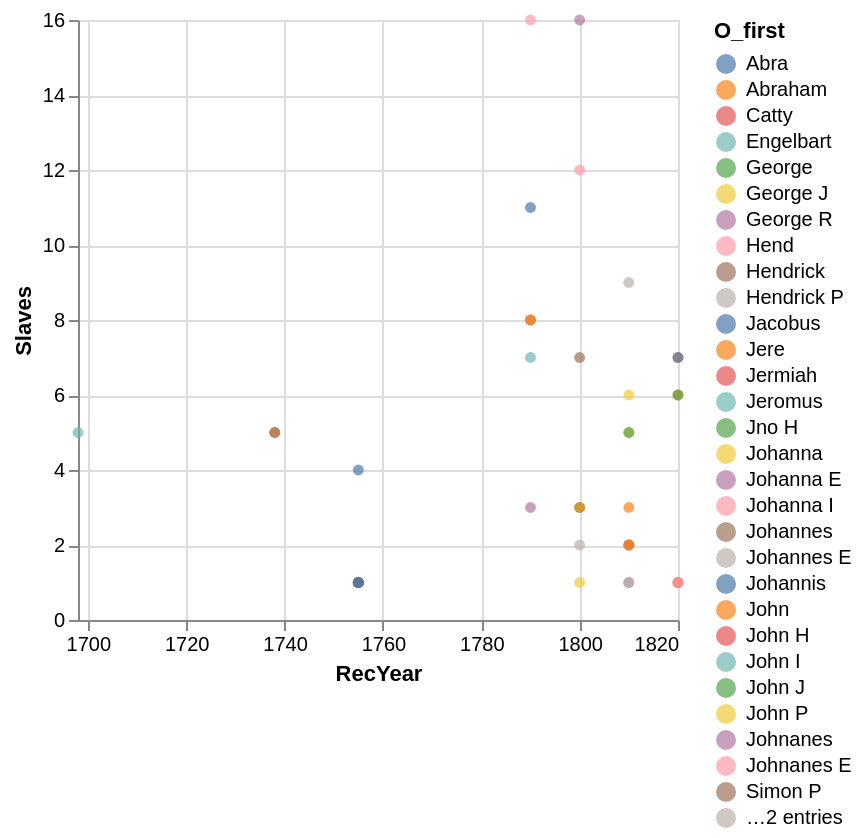

Notebook source saved alongside this figure:
### Code cell
scatter

### Figure 1 — Vega-Lite specification as saved in the notebook (floating-point values rounded to 4 significant figures)
{"config": {"view": {"continuousWidth": 300, "continuousHeight": 300}}, "data": {"name": "data-725ca583b5a5c24cff1b955738f74902"}, "mark": {"type": "circle"}, "encoding": {"color": {"field": "O_first", "type": "nominal"}, "x": {"field": "RecYear", "scale": {"zero": false}, "type": "temporal"}, "y": {"field": "Slaves", "type": "quantitative"}}, "$schema": "https://vega.github.io/schema/vega-lite/v6.1.0.json", "datasets": {"data-725ca583b5a5c24cff1b955738f74902": [{"Column": 33, "State": "NY", "Recnum": 138979, "Type": "Enslaver", "RecYear": "1738-01-01T00:00:00", "O_code": "NY_LottAbra_01", "O_last": "Lott", "O_first": "Abraham", "O_born": null, "O_died": null, "O_Gen": NaN, "A_last": null, "A_first": null, "A_born": null, "A_died": null, "CountyBoro": "Kings", "Locality": "Brooklyn", "Place": "Flatbush", "ShipName": null, "Cemetery": NaN, "Art_Site": null, "Slaves": 5.0, "Sm": null, "Sf": 2.0, "Smc": 2.0, "Sfc": 1.0, "E_code": null, "E_last": null, "E_first": null, "E_born": null, "E_died": null, "Fam": null, "E_sibling": null, "E_parent": null, "E_spouse": null, "GenPop": null, "Document": "Conway, Rosanne: Lists of Inhabitants of Colonial New York (Genealogical Publishing, Baltimore, 1979) page  237", "URL": NaN, "Comment": null, "Tag": null, "Related": null, "Cohort": "Addition_20240126", "CountRec": 1}, {"Column": 34, "State": "NY", "Recnum": 138957, "Type": "Enslaver", "RecYear": "1698-01-01T00:00:00", "O_code": "NY_LottEnge_01", "O_last": "Lott", "O_first": "Engelbart", "O_born": null, "O_died": null, "O_Gen": NaN, "A_last": null, "A_first": null, "A_born": null, "A_died": null, "CountyBoro": "Kings", "Locality": "Brooklyn", "Place": "Flatbush", "ShipName": null, "Cemetery": NaN, "Art_Site": null, "Slaves": 5.0, "Sm": null, "Sf": null, "Smc": null, "Sfc": null, "E_code": null, "E_last": null, "E_first": null, "E_born": null, "E_died": null, "Fam": null, "E_sibling": null, "E_parent": null, "E_spouse": null, "GenPop": null, "Document": "Conway, Rosanne: Lists of Inhabitants of Colonial New York (Genealogical Publishing, Baltimore, 1979) page 179", "URL": NaN, "Comment": null, "Tag": null, "Related": null, "Cohort": null, "CountRec": 1}, {"Column": 142, "State": "NY", "Recnum": 139412, "Type": "Enslaver", "RecYear": "1790-01-01T00:00:00", "O_code": "NY_LottCatt_01", "O_last": "Lott", "O_first": "Catty", "O_born": null, "O_died": null, "O_Gen": NaN, "A_last": null, "A_first": null, "A_born": null, "A_died": null, "CountyBoro": "Kings", "Locality": "Brooklyn", "Place": "Flatbush", "ShipName": null, "Cemetery": NaN, "Art_Site": null, "Slaves": 8.0, "Sm": null, "Sf": null, "Smc": null, "Sfc": null, "E_code": null, "E_last": null, "E_first": null, "E_born": null, "E_died": null, "Fam": null, "E_sibling": null, "E_parent": null, "E_spouse": null, "GenPop": 13.0, "Document": "Census1790", "URL": NaN, "Comment": null, "Tag": "FES", "Related": null, "Cohort": null, "CountRec": 1}, {"Column": 143, "State": "NY", "Recnum": 139331, "Type": "Enslaver", "RecYear": "1820-01-01T00:00:00", "O_code": "NY_LottJere_01", "O_last": "Lott", "O_first": "Jere", "O_born": null, "O_died": null, "O_Gen": NaN, "A_last": null, "A_first": null, "A_born": null, "A_died": null, "CountyBoro": "Kings", "Locality": "Brooklyn", "Place": "Flatbush", "ShipName": null, "Cemetery": NaN, "Art_Site": null, "Slaves": 7.0, "Sm": null, "Sf": null, "Smc": null, "Sfc": null, "E_code": null, "E_last": null, "E_first": null, "E_born": null, "E_died": null, "Fam": null, "E_sibling": null, "E_parent": null, "E_spouse": null, "GenPop": 13.0, "Document": "Census1820", "URL": NaN, "Comment": null, "Tag": null, "Related": null, "Cohort": null, "CountRec": 1}, {"Column": 246, "State": "NY", "Recnum": 139478, "Type": "Enslaver", "RecYear": "1810-01-01T00:00:00", "O_code": "NY_LottGeor_01", "O_last": "Lott", "O_first": "George R", "O_born": null, "O_died": null, "O_Gen": NaN, "A_last": null, "A_first": null, "A_born": null, "A_died": null, "CountyBoro": "Kings", "Locality": "Brooklyn", "Place": "Flatbush", "ShipName": null, "Cemetery": NaN, "Art_Site": null, "Slaves": 1.0, "Sm": null, "Sf": null, "Smc": null, "Sfc": null, "E_code": null, "E_last": null, "E_first": null, "E_born": null, "E_died": null, "Fam": null, "E_sibling": null, "E_parent": null, "E_spouse": null, "GenPop": 5.0, "Document": "Census1810", "URL": NaN, "Comment": null, "Tag": null, "Related": null, "Cohort": null, "CountRec": 1}, {"Column": 247, "State": "NY", "Recnum": 139418, "Type": "Enslaver", "RecYear": "1790-01-01T00:00:00", "O_code": "NY_LottJohn_02", "O_last": "Lott", "O_first": "John", "O_born": null, "O_died": null, "O_Gen": NaN, "A_last": null, "A_first": null, "A_born": null, "A_died": null, "CountyBoro": "Kings", "Locality": "Brooklyn", "Place": "Flatbush", "ShipName": null, "Cemetery": NaN, "Art_Site": null, "Slaves": 8.0, "Sm": null, "Sf": null, "Smc": null, "Sfc": null, "E_code": null, "E_last": null, "E_first": null, "E_born": null, "E_died": null, "Fam": null, "E_sibling": null, "E_parent": null, "E_spouse": null, "GenPop": 16.0, "Document": "Census1790", "URL": NaN, "Comment": null, "Tag": null, "Related": null, "Cohort": null, "CountRec": 1}, {"Column": 469, "State": "NY", "Recnum": 171757, "Type": "Enslaver", "RecYear": "1755-01-01T00:00:00", "O_code": "NY_LottHend_01", "O_last": "Lott", "O_first": "Hendrick", "O_born": null, "O_died": null, "O_Gen": NaN, "A_last": null, "A_first": null, "A_born": null, "A_died": null, "CountyBoro": "Kings", "Locality": "Brooklyn", "Place": "Flatbush", "ShipName": null, "Cemetery": NaN, "Art_Site": null, "Slaves": 1.0, "Sm": 1.0, "Sf": null, "Smc": null, "Sfc": null, "E_code": "NY__Tom_16569", "E_last": null, "E_first": "Tom", "E_born": null, "E_died": null, "Fam": null, "E_sibling": null, "E_parent": null, "E_spouse": null, "GenPop": null, "Document": "Conway, Rosanne: Lists of Inhabitants of Colonial New York (Genealogical Publishing, Baltimore, 1979) page  210", "URL": NaN, "Comment": null, "Tag": null, "Related": null, "Cohort": "Addition_20240126", "CountRec": 1}, {"Column": 470, "State": "NY", "Recnum": 139321, "Type": "Enslaver", "RecYear": "1820-01-01T00:00:00", "O_code": "NY_LottJohn_02", "O_last": "Lott", "O_first": "John", "O_born": null, "O_died": null, "O_Gen": NaN, "A_last": null, "A_first": null, "A_born": null, "A_died": null, "CountyBoro": "Kings", "Locality": "Brooklyn", "Place": "Flatbush", "ShipName": null, "Cemetery": NaN, "Art_Site": null, "Slaves": 1.0, "Sm": null, "Sf": null, "Smc": null, "Sfc": null, "E_code": null, "E_last": null, "E_first": null, "E_born": null, "E_died": null, "Fam": null, "E_sibling": null, "E_parent": null, "E_spouse": null, "GenPop": 6.0, "Document": "Census1820", "URL": NaN, "Comment": null, "Tag": null, "Related": null, "Cohort": null, "CountRec": 1}, {"Column": 567, "State": "NY", "Recnum": 165680, "Type": "Enslaver", "RecYear": "1755-01-01T00:00:00", "O_code": "NY_LottEnge_01", "O_last": "Lott", "O_first": "Engelbart", "O_born": null, "O_died": null, "O_Gen": NaN, "A_last": null, "A_first": null, "A_born": null, "A_died": null, "CountyBoro": "Kings", "Locality": "Brooklyn", "Place": "Flatbush", "ShipName": null, "Cemetery": NaN, "Art_Site": null, "Slaves": 1.0, "Sm": null, "Sf": 1.0, "Smc": null, "Sfc": null, "E_code": "NY__Bett_10500", "E_last": null, "E_first": "Bett", "E_born": null, "E_died": null, "Fam": null, "E_sibling": null, "E_parent": null, "E_spouse": null, "GenPop": null, "Document": "Conway, Rosanne: Lists of Inhabitants of Colonial New York (Genealogical Publishing, Baltimore, 1979) page  209", "URL": NaN, "Comment": null, "Tag": null, "Related": null, "Cohort": "Addition_20240126", "CountRec": 1}, {"Column": 570, "State": "NY", "Recnum": 139429, "Type": "Enslaver", "RecYear": "1800-01-01T00:00:00", "O_code": "NY_LottJohn_04", "O_last": "Lott", "O_first": "John J", "O_born": null, "O_died": null, "O_Gen": NaN, "A_last": null, "A_first": null, "A_born": null, "A_died": null, "CountyBoro": "Kings", "Locality": "Brooklyn", "Place": "Flatbush", "ShipName": null, "Cemetery": NaN, "Art_Site": null, "Slaves": 3.0, "Sm": null, "Sf": null, "Smc": null, "Sfc": null, "E_code": null, "E_last": null, "E_first": null, "E_born": null, "E_died": null, "Fam": null, "E_sibling": null, "E_parent": null, "E_spouse": null, "GenPop": 13.0, "Document": "Census1800", "URL": NaN, "Comment": null, "Tag": null, "Related": null, "Cohort": null, "CountRec": 1}, {"Column": 571, "State": "NY", "Recnum": 139046, "Type": "Enslaver", "RecYear": "1790-01-01T00:00:00", "O_code": "NY_LottJohn_01", "O_last": "Lott", "O_first": "Johnanes E", "O_born": null, "O_died": null, "O_Gen": NaN, "A_last": null, "A_first": null, "A_born": null, "A_died": null, "CountyBoro": "Kings", "Locality": "Brooklyn", "Place": "Flatbush", "ShipName": null, "Cemetery": NaN, "Art_Site": null, "Slaves": 16.0, "Sm": null, "Sf": null, "Smc": null, "Sfc": null, "E_code": null, "E_last": null, "E_first": null, "E_born": null, "E_died": null, "Fam": null, "E_sibling": null, "E_parent": null, "E_spouse": null, "GenPop": 27.0, "Document": "Census1790", "URL": NaN, "Comment": null, "Tag": null, "Related": null, "Cohort": null, "CountRec": 1}, {"Column": 572, "State": "NY", "Recnum": 139446, "Type": "Enslaver", "RecYear": "1800-01-01T00:00:00", "O_code": "NY_LottSimo_01", "O_last": "Lott", "O_first": "Simon P", "O_born": null, "O_died": null, "O_Gen": NaN, "A_last": null, "A_first": null, "A_born": null, "A_died": null, "CountyBoro": "Kings", "Locality": "Brooklyn", "Place": "Flatbush", "ShipName": null, "Cemetery": NaN, "Art_Site": null, "Slaves": 7.0, "Sm": null, "Sf": null, "Smc": null, "Sfc": null, "E_code": null, "E_last": null, "E_first": null, "E_born": null, "E_died": null, "Fam": null, "E_sibling": null, "E_parent": null, "E_spouse": null, "GenPop": 12.0, "Document": "Census1800", "URL": NaN, "Comment": null, "Tag": null, "Related": null, "Cohort": null, "CountRec": 1}, {"Column": 674, "State": "NY", "Recnum": 139141, "Type": "Enslaver", "RecYear": "1800-01-01T00:00:00", "O_code": "NY_LottStep_01", "O_last": "Lott", "O_first": "Stephen", "O_born": null, "O_died": null, "O_Gen": NaN, "A_last": null, "A_first": null, "A_born": null, "A_died": null, "CountyBoro": "Kings", "Locality": "Brooklyn", "Place": "Flatbush", "ShipName": null, "Cemetery": NaN, "Art_Site": null, "Slaves": 2.0, "Sm": null, "Sf": null, "Smc": null, "Sfc": null, "E_code": null, "E_last": null, "E_first": null, "E_born": null, "E_died": null, "Fam": null, "E_sibling": null, "E_parent": null, "E_spouse": null, "GenPop": 7.0, "Document": "Census1800", "URL": NaN, "Comment": null, "Tag": null, "Related": null, "Cohort": null, "CountRec": 1}, {"Column": 789, "State": "NY", "Recnum": 139405, "Type": "Enslaver", "RecYear": "1790-01-01T00:00:00", "O_code": "NY_LottJero_01", "O_last": "Lott", "O_first": "Jeromus", "O_born": null, "O_died": null, "O_Gen": NaN, "A_last": null, "A_first": null, "A_born": null, "A_died": null, "CountyBoro": "Kings", "Locality": "Brooklyn", "Place": "Flatbush", "ShipName": null, "Cemetery": NaN, "Art_Site": null, "Slaves": 7.0, "Sm": null, "Sf": null, "Smc": null, "Sfc": null, "E_code": null, "E_last": null, "E_first": null, "E_born": null, "E_died": null, "Fam": null, "E_sibling": null, "E_parent": null, "E_spouse": null, "GenPop": 21.0, "Document": "Census1790", "URL": NaN, "Comment": null, "Tag": null, "Related": null, "Cohort": null, "CountRec": 1}, {"Column": 986, "State": "NY", "Recnum": 165491, "Type": "Enslaver", "RecYear": "1755-01-01T00:00:00", "O_code": "NY_LottEnge_01", "O_last": "Lott", "O_first": "Engelbart", "O_born": null, "O_died": null, "O_Gen": NaN, "A_last": null, "A_first": null, "A_born": null, "A_died": null, "CountyBoro": "Kings", "Locality": "Brooklyn", "Place": "Flatbush", "ShipName": null, "Cemetery": NaN, "Art_Site": null, "Slaves": 1.0, "Sm": 1.0, "Sf": null, "Smc": null, "Sfc": null, "E_code": "NY__Batt_10311", "E_last": null, "E_first": "Batt", "E_born": null, "E_died": null, "Fam": null, "E_sibling": null, "E_parent": null, "E_spouse": null, "GenPop": null, "Document": "Conway, Rosanne: Lists of Inhabitants of Colonial New York (Genealogical Publishing, Baltimore, 1979) page  209", "URL": NaN, "Comment": null, "Tag": null, "Related": null, "Cohort": "Addition_20240126", "CountRec": 1}, {"Column": 987, "State": "NY", "Recnum": 168369, "Type": "Enslaver", "RecYear": "1755-01-01T00:00:00", "O_code": "NY_LottEnge_01", "O_last": "Lott", "O_first": "Engelbart", "O_born": null, "O_died": null, "O_Gen": NaN, "A_last": null, "A_first": null, "A_born": null, "A_died": null, "CountyBoro": "Kings", "Locality": "Brooklyn", "Place": "Flatbush", "ShipName": null, "Cemetery": NaN, "Art_Site": null, "Slaves": 1.0, "Sm": 1.0, "Sf": null, "Smc": null, "Sfc": null, "E_code": "NY__Jan_13182", "E_last": null, "E_first": "Jan", "E_born": null, "E_died": null, "Fam": null, "E_sibling": null, "E_parent": null, "E_spouse": null, "GenPop": null, "Document": "Conway, Rosanne: Lists of Inhabitants of Colonial New York (Genealogical Publishing, Baltimore, 1979) page  209", "URL": NaN, "Comment": null, "Tag": null, "Related": null, "Cohort": "Addition_20240126", "CountRec": 1}, {"Column": 988, "State": "NY", "Recnum": 139483, "Type": "Enslaver", "RecYear": "1810-01-01T00:00:00", "O_code": "NY_LottJohn_04", "O_last": "Lott", "O_first": "John I", "O_born": null, "O_died": null, "O_Gen": NaN, "A_last": null, "A_first": null, "A_born": null, "A_died": null, "CountyBoro": "Kings", "Locality": "Brooklyn", "Place": "Flatbush", "ShipName": null, "Cemetery": NaN, "Art_Site": null, "Slaves": 2.0, "Sm": null, "Sf": null, "Smc": null, "Sfc": null, "E_code": null, "E_last": null, "E_first": null, "E_born": null, "E_died": null, "Fam": null, "E_sibling": null, "E_parent": null, "E_spouse": null, "GenPop": 10.0, "Document": "Census1810", "URL": NaN, "Comment": null, "Tag": null, "Related": null, "Cohort": null, "CountRec": 1}, {"Column": 989, "State": "NY", "Recnum": 139422, "Type": "Enslaver", "RecYear": "1790-01-01T00:00:00", "O_code": "NY_LottJohn_01", "O_last": "Lott", "O_first": "Johnanes", "O_born": null, "O_died": null, "O_Gen": NaN, "A_last": null, "A_first": null, "A_born": null, "A_died": null, "CountyBoro": "Kings", "Locality": "Brooklyn", "Place": "Flatbush", "ShipName": null, "Cemetery": NaN, "Art_Site": null, "Slaves": 3.0, "Sm": null, "Sf": null, "Smc": null, "Sfc": null, "E_code": null, "E_last": null, "E_first": null, "E_born": null, "E_died": null, "Fam": null, "E_sibling": null, "E_parent": null, "E_spouse": null, "GenPop": 9.0, "Document": "Census1790", "URL": NaN, "Comment": null, "Tag": null, "Related": null, "Cohort": null, "CountRec": 1}, {"Column": 1089, "State": "NY", "Recnum": 139337, "Type": "Enslaver", "RecYear": "1820-01-01T00:00:00", "O_code": "NY_LottJohn_02", "O_last": "Lott", "O_first": "John", "O_born": null, "O_died": null, "O_Gen": NaN, "A_last": null, "A_first": null, "A_born": null, "A_died": null, "CountyBoro": "Kings", "Locality": "Brooklyn", "Place": "Flatbush", "ShipName": null, "Cemetery": NaN, "Art_Site": null, "Slaves": 6.0, "Sm": null, "Sf": null, "Smc": null, "Sfc": null, "E_code": null, "E_last": null, "E_first": null, "E_born": null, "E_died": null, "Fam": null, "E_sibling": null, "E_parent": null, "E_spouse": null, "GenPop": 15.0, "Document": "Census1820", "URL": NaN, "Comment": null, "Tag": null, "Related": null, "Cohort": null, "CountRec": 1}, {"Column": 1281, "State": "NY", "Recnum": 139469, "Type": "Enslaver", "RecYear": "1810-01-01T00:00:00", "O_code": "NY_LottGeor_01", "O_last": "Lott", "O_first": "George J", "O_born": null, "O_died": null, "O_Gen": NaN, "A_last": null, "A_first": null, "A_born": null, "A_died": null, "CountyBoro": "Kings", "Locality": "Brooklyn", "Place": "Flatbush", "ShipName": null, "Cemetery": NaN, "Art_Site": null, "Slaves": 5.0, "Sm": null, "Sf": null, "Smc": null, "Sfc": null, "E_code": null, "E_last": null, "E_first": null, "E_born": null, "E_died": null, "Fam": null, "E_sibling": null, "E_parent": null, "E_spouse": null, "GenPop": 14.0, "Document": "Census1810", "URL": NaN, "Comment": null, "Tag": null, "Related": null, "Cohort": null, "CountRec": 1}, {"Column": 1387, "State": "NY", "Recnum": 139447, "Type": "Enslaver", "RecYear": "1800-01-01T00:00:00", "O_code": "NY_LottJoha_02", "O_last": "Lott", "O_first": "Johanna", "O_born": null, "O_died": null, "O_Gen": NaN, "A_last": null, "A_first": null, "A_born": null, "A_died": null, "CountyBoro": "Kings", "Locality": "Brooklyn", "Place": "Flatbush", "ShipName": null, "Cemetery": NaN, "Art_Site": null, "Slaves": 1.0, "Sm": null, "Sf": null, "Smc": null, "Sfc": null, "E_code": null, "E_last": null, "E_first": null, "E_born": null, "E_died": null, "Fam": null, "E_sibling": null, "E_parent": null, "E_spouse": null, "GenPop": 8.0, "Document": "Census1800", "URL": NaN, "Comment": null, "Tag": null, "Related": null, "Cohort": null, "CountRec": 1}, {"Column": 1695, "State": "NY", "Recnum": 171538, "Type": "Enslaver", "RecYear": "1755-01-01T00:00:00", "O_code": "NY_LottEnge_01", "O_last": "Lott", "O_first": "Engelbart", "O_born": null, "O_died": null, "O_Gen": NaN, "A_last": null, "A_first": null, "A_born": null, "A_died": null, "CountyBoro": "Kings", "Locality": "Brooklyn", "Place": "Flatbush", "ShipName": null, "Cemetery": NaN, "Art_Site": null, "Slaves": 1.0, "Sm": null, "Sf": 1.0, "Smc": null, "Sfc": null, "E_code": "NY__Syne_16351", "E_last": null, "E_first": "Syne", "E_born": null, "E_died": null, "Fam": null, "E_sibling": null, "E_parent": null, "E_spouse": null, "GenPop": null, "Document": "Conway, Rosanne: Lists of Inhabitants of Colonial New York (Genealogical Publishing, Baltimore, 1979) page  209", "URL": NaN, "Comment": null, "Tag": null, "Related": null, "Cohort": "Addition_20240126", "CountRec": 1}, {"Column": 1797, "State": "NY", "Recnum": 139217, "Type": "Enslaver", "RecYear": "1810-01-01T00:00:00", "O_code": "NY_LottJno _01", "O_last": "Lott", "O_first": "Jno H", "O_born": null, "O_died": null, "O_Gen": NaN, "A_last": null, "A_first": null, "A_born": null, "A_died": null, "CountyBoro": "Kings", "Locality": "Brooklyn", "Place": "Flatbush", "ShipName": null, "Cemetery": NaN, "Art_Site": null, "Slaves": 5.0, "Sm": null, "Sf": null, "Smc": null, "Sfc": null, "E_code": null, "E_last": null, "E_first": null, "E_born": null, "E_died": null, "Fam": null, "E_sibling": null, "E_parent": null, "E_spouse": null, "GenPop": 9.0, "Document": "Census1810", "URL": NaN, "Comment": null, "Tag": null, "Related": null, "Cohort": null, "CountRec": 1}, {"Column": 1911, "State": "NY", "Recnum": 139486, "Type": "Enslaver", "RecYear": "1810-01-01T00:00:00", "O_code": "NY_LottJohn_01", "O_last": "Lott", "O_first": "John P", "O_born": null, "O_died": null, "O_Gen": NaN, "A_last": null, "A_first": null, "A_born": null, "A_died": null, "CountyBoro": "Kings", "Locality": "Brooklyn", "Place": "Flatbush", "ShipName": null, "Cemetery": NaN, "Art_Site": null, "Slaves": 6.0, "Sm": null, "Sf": null, "Smc": null, "Sfc": null, "E_code": null, "E_last": null, "E_first": null, "E_born": null, "E_died": null, "Fam": null, "E_sibling": null, "E_parent": null, "E_spouse": null, "GenPop": 12.0, "Document": "Census1810", "URL": NaN, "Comment": null, "Tag": null, "Related": null, "Cohort": null, "CountRec": 1}, {"Column": 2012, "State": "NY", "Recnum": 168273, "Type": "Enslaver", "RecYear": "1755-01-01T00:00:00", "O_code": "NY_LottJaco_01", "O_last": "Lott", "O_first": "Jacobus", "O_born": null, "O_died": null, "O_Gen": NaN, "A_last": null, "A_first": null, "A_born": null, "A_died": null, "CountyBoro": "Kings", "Locality": "Brooklyn", "Place": "Flatbush", "ShipName": null, "Cemetery": NaN, "Art_Site": null, "Slaves": 1.0, "Sm": 1.0, "Sf": null, "Smc": null, "Sfc": null, "E_code": "NY__Jafta_13088", "E_last": null, "E_first": "Jafta", "E_born": null, "E_died": null, "Fam": null, "E_sibling": null, "E_parent": null, "E_spouse": null, "GenPop": null, "Document": "Conway, Rosanne: Lists of Inhabitants of Colonial New York (Genealogical Publishing, Baltimore, 1979) page  209", "URL": NaN, "Comment": null, "Tag": null, "Related": null, "Cohort": "Addition_20240126", "CountRec": 1}, {"Column": 2114, "State": "NY", "Recnum": 173369, "Type": "Enslaver", "RecYear": "1755-01-01T00:00:00", "O_code": "NY_LottJaco_01", "O_last": "Lott", "O_first": "Jacobus", "O_born": null, "O_died": null, "O_Gen": NaN, "A_last": null, "A_first": null, "A_born": null, "A_died": null, "CountyBoro": "Kings", "Locality": "Brooklyn", "Place": "Flatbush", "ShipName": null, "Cemetery": NaN, "Art_Site": null, "Slaves": 1.0, "Sm": null, "Sf": 1.0, "Smc": null, "Sfc": null, "E_code": "NY__Wyne_18178", "E_last": null, "E_first": "Wyne", "E_born": null, "E_died": null, "Fam": null, "E_sibling": null, "E_parent": null, "E_spouse": null, "GenPop": null, "Document": "Conway, Rosanne: Lists of Inhabitants of Colonial New York (Genealogical Publishing, Baltimore, 1979) page  209", "URL": NaN, "Comment": null, "Tag": null, "Related": null, "Cohort": "Addition_20240126", "CountRec": 1}, {"Column": 2115, "State": "NY", "Recnum": 139203, "Type": "Enslaver", "RecYear": "1810-01-01T00:00:00", "O_code": "NY_LottJerm_01", "O_last": "Lott", "O_first": "Jermiah", "O_born": null, "O_died": null, "O_Gen": NaN, "A_last": null, "A_first": null, "A_born": null, "A_died": null, "CountyBoro": "Kings", "Locality": "Brooklyn", "Place": "Flatbush", "ShipName": null, "Cemetery": NaN, "Art_Site": null, "Slaves": 2.0, "Sm": null, "Sf": null, "Smc": null, "Sfc": null, "E_code": null, "E_last": null, "E_first": null, "E_born": null, "E_died": null, "Fam": null, "E_sibling": null, "E_parent": null, "E_spouse": null, "GenPop": 5.0, "Document": "Census1810", "URL": NaN, "Comment": null, "Tag": null, "Related": null, "Cohort": null, "CountRec": 1}, {"Column": 2116, "State": "NY", "Recnum": 139154, "Type": "Enslaver", "RecYear": "1800-01-01T00:00:00", "O_code": "NY_LottJoha_02", "O_last": "Lott", "O_first": "Johanna I", "O_born": null, "O_died": null, "O_Gen": NaN, "A_last": null, "A_first": null, "A_born": null, "A_died": null, "CountyBoro": "Kings", "Locality": "Brooklyn", "Place": "Flatbush", "ShipName": null, "Cemetery": NaN, "Art_Site": null, "Slaves": 12.0, "Sm": null, "Sf": null, "Smc": null, "Sfc": null, "E_code": null, "E_last": null, "E_first": null, "E_born": null, "E_died": null, "Fam": null, "E_sibling": null, "E_parent": null, "E_spouse": null, "GenPop": 21.0, "Document": "Census1800", "URL": NaN, "Comment": null, "Tag": null, "Related": null, "Cohort": null, "CountRec": 1}, {"Column": 2221, "State": "NY", "Recnum": 139301, "Type": "Enslaver", "RecYear": "1820-01-01T00:00:00", "O_code": "NY_LottAbra_01", "O_last": "Lott", "O_first": "Abra", "O_born": null, "O_died": null, "O_Gen": NaN, "A_last": null, "A_first": null, "A_born": null, "A_died": null, "CountyBoro": "Kings", "Locality": "Brooklyn", "Place": "Flatbush", "ShipName": null, "Cemetery": NaN, "Art_Site": null, "Slaves": 7.0, "Sm": null, "Sf": null, "Smc": null, "Sfc": null, "E_code": null, "E_last": null, "E_first": null, "E_born": null, "E_died": null, "Fam": null, "E_sibling": null, "E_parent": null, "E_spouse": null, "GenPop": 10.0, "Document": "Census1820", "URL": NaN, "Comment": null, "Tag": null, "Related": null, "Cohort": null, "CountRec": 1}, {"Column": 2333, "State": "NY", "Recnum": 139192, "Type": "Enslaver", "RecYear": "1810-01-01T00:00:00", "O_code": "NY_LottJohn_02", "O_last": "Lott", "O_first": "John", "O_born": null, "O_died": null, "O_Gen": NaN, "A_last": null, "A_first": null, "A_born": null, "A_died": null, "CountyBoro": "Kings", "Locality": "Brooklyn", "Place": "Flatbush", "ShipName": null, "Cemetery": NaN, "Art_Site": null, "Slaves": 2.0, "Sm": null, "Sf": null, "Smc": null, "Sfc": null, "E_code": null, "E_last": null, "E_first": null, "E_born": null, "E_died": null, "Fam": null, "E_sibling": null, "E_parent": null, "E_spouse": null, "GenPop": 6.0, "Document": "Census1810", "URL": NaN, "Comment": null, "Tag": null, "Related": null, "Cohort": null, "CountRec": 1}, {"Column": 2437, "State": "NY", "Recnum": 139472, "Type": "Enslaver", "RecYear": "1810-01-01T00:00:00", "O_code": "NY_LottAbra_01", "O_last": "Lott", "O_first": "Abraham", "O_born": null, "O_died": null, "O_Gen": NaN, "A_last": null, "A_first": null, "A_born": null, "A_died": null, "CountyBoro": "Kings", "Locality": "Brooklyn", "Place": "Flatbush", "ShipName": null, "Cemetery": NaN, "Art_Site": null, "Slaves": 3.0, "Sm": null, "Sf": null, "Smc": null, "Sfc": null, "E_code": null, "E_last": null, "E_first": null, "E_born": null, "E_died": null, "Fam": null, "E_sibling": null, "E_parent": null, "E_spouse": null, "GenPop": 8.0, "Document": "Census1810", "URL": NaN, "Comment": null, "Tag": null, "Related": null, "Cohort": null, "CountRec": 1}, {"Column": 2438, "State": "NY", "Recnum": 139473, "Type": "Enslaver", "RecYear": "1810-01-01T00:00:00", "O_code": "NY_LottHend_01", "O_last": "Lott", "O_first": "Hendrick P", "O_born": null, "O_died": null, "O_Gen": NaN, "A_last": null, "A_first": null, "A_born": null, "A_died": null, "CountyBoro": "Kings", "Locality": "Brooklyn", "Place": "Flatbush", "ShipName": null, "Cemetery": NaN, "Art_Site": null, "Slaves": 1.0, "Sm": null, "Sf": null, "Smc": null, "Sfc": null, "E_code": null, "E_last": null, "E_first": null, "E_born": null, "E_died": null, "Fam": null, "E_sibling": null, "E_parent": null, "E_spouse": null, "GenPop": 8.0, "Document": "Census1810", "URL": NaN, "Comment": null, "Tag": null, "Related": null, "Cohort": null, "CountRec": 1}, {"Column": 2439, "State": "NY", "Recnum": 139273, "Type": "Enslaver", "RecYear": "1820-01-01T00:00:00", "O_code": "NY_LottJohn_01", "O_last": "Lott", "O_first": "John H", "O_born": null, "O_died": null, "O_Gen": NaN, "A_last": null, "A_first": null, "A_born": null, "A_died": null, "CountyBoro": "Kings", "Locality": "Brooklyn", "Place": "Flatbush", "ShipName": null, "Cemetery": NaN, "Art_Site": null, "Slaves": 1.0, "Sm": null, "Sf": null, "Smc": null, "Sfc": null, "E_code": null, "E_last": null, "E_first": null, "E_born": null, "E_died": null, "Fam": null, "E_sibling": null, "E_parent": null, "E_spouse": null, "GenPop": 5.0, "Document": "Census1820", "URL": NaN, "Comment": null, "Tag": null, "Related": null, "Cohort": null, "CountRec": 1}, {"Column": 2546, "State": "NY", "Recnum": 167047, "Type": "Enslaver", "RecYear": "1755-01-01T00:00:00", "O_code": "NY_LottHend_01", "O_last": "Lott", "O_first": "Hendrick", "O_born": null, "O_died": null, "O_Gen": NaN, "A_last": null, "A_first": null, "A_born": null, "A_died": null, "CountyBoro": "Kings", "Locality": "Brooklyn", "Place": "Flatbush", "ShipName": null, "Cemetery": NaN, "Art_Site": null, "Slaves": 1.0, "Sm": null, "Sf": 1.0, "Smc": null, "Sfc": null, "E_code": "NY__Eva_11865", "E_last": null, "E_first": "Eva", "E_born": null, "E_died": null, "Fam": null, "E_sibling": null, "E_parent": null, "E_spouse": null, "GenPop": null, "Document": "Conway, Rosanne: Lists of Inhabitants of Colonial New York (Genealogical Publishing, Baltimore, 1979) page  210", "URL": NaN, "Comment": null, "Tag": null, "Related": null, "Cohort": "Addition_20240126", "CountRec": 1}, {"Column": 2650, "State": "NY", "Recnum": 139155, "Type": "Enslaver", "RecYear": "1800-01-01T00:00:00", "O_code": "NY_LottJoha_02", "O_last": "Lott", "O_first": "Johanna E", "O_born": null, "O_died": null, "O_Gen": NaN, "A_last": null, "A_first": null, "A_born": null, "A_died": null, "CountyBoro": "Kings", "Locality": "Brooklyn", "Place": "Flatbush", "ShipName": null, "Cemetery": NaN, "Art_Site": null, "Slaves": 16.0, "Sm": null, "Sf": null, "Smc": null, "Sfc": null, "E_code": null, "E_last": null, "E_first": null, "E_born": null, "E_died": null, "Fam": null, "E_sibling": null, "E_parent": null, "E_spouse": null, "GenPop": 20.0, "Document": "Census1800", "URL": NaN, "Comment": null, "Tag": null, "Related": null, "Cohort": null, "CountRec": 1}, {"Column": 2651, "State": "NY", "Recnum": 139366, "Type": "Enslaver", "RecYear": "1738-01-01T00:00:00", "O_code": "NY_LottJoha_02", "O_last": "Lott", "O_first": "Johannes", "O_born": null, "O_died": null, "O_Gen": NaN, "A_last": null, "A_first": null, "A_born": null, "A_died": null, "CountyBoro": "Kings", "Locality": "Brooklyn", "Place": "Flatbush", "ShipName": null, "Cemetery": NaN, "Art_Site": null, "Slaves": 5.0, "Sm": 2.0, "Sf": 1.0, "Smc": null, "Sfc": 2.0, "E_code": null, "E_last": null, "E_first": null, "E_born": null, "E_died": null, "Fam": null, "E_sibling": null, "E_parent": null, "E_spouse": null, "GenPop": null, "Document": "Conway, Rosanne: Lists of Inhabitants of Colonial New York (Genealogical Publishing, Baltimore, 1979) page  239", "URL": NaN, "Comment": null, "Tag": null, "Related": null, "Cohort": "Addition_20240126", "CountRec": 1}, {"Column": 2652, "State": "NY", "Recnum": 139382, "Type": "Enslaver", "RecYear": "1755-01-01T00:00:00", "O_code": "NY_LottJoha_01", "O_last": "Lott", "O_first": "Johannis", "O_born": null, "O_died": null, "O_Gen": NaN, "A_last": null, "A_first": null, "A_born": null, "A_died": null, "CountyBoro": "Kings", "Locality": "Brooklyn", "Place": "Flatbush", "ShipName": null, "Cemetery": NaN, "Art_Site": null, "Slaves": 4.0, "Sm": 2.0, "Sf": 2.0, "Smc": null, "Sfc": null, "E_code": null, "E_last": null, "E_first": null, "E_born": null, "E_died": null, "Fam": null, "E_sibling": null, "E_parent": null, "E_spouse": null, "GenPop": null, "Document": "Conway, Rosanne: Lists of Inhabitants of Colonial New York (Genealogical Publishing, Baltimore, 1979) page  210", "URL": NaN, "Comment": null, "Tag": null, "Related": null, "Cohort": "Addition_20240126", "CountRec": 1}, {"Column": 2967, "State": "NY", "Recnum": 139302, "Type": "Enslaver", "RecYear": "1820-01-01T00:00:00", "O_code": "NY_LottHend_01", "O_last": "Lott", "O_first": "Hend", "O_born": null, "O_died": null, "O_Gen": NaN, "A_last": null, "A_first": null, "A_born": null, "A_died": null, "CountyBoro": "Kings", "Locality": "Brooklyn", "Place": "Flatbush", "ShipName": null, "Cemetery": NaN, "Art_Site": null, "Slaves": 1.0, "Sm": null, "Sf": null, "Smc": null, "Sfc": null, "E_code": null, "E_last": null, "E_first": null, "E_born": null, "E_died": null, "Fam": null, "E_sibling": null, "E_parent": null, "E_spouse": null, "GenPop": 10.0, "Document": "Census1820", "URL": NaN, "Comment": null, "Tag": null, "Related": null, "Cohort": null, "CountRec": 1}, {"Column": 2970, "State": "NY", "Recnum": 139079, "Type": "Enslaver", "RecYear": "1790-01-01T00:00:00", "O_code": "NY_LottYann_01", "O_last": "Lott", "O_first": "Yannitye", "O_born": null, "O_died": null, "O_Gen": NaN, "A_last": null, "A_first": null, "A_born": null, "A_died": null, "CountyBoro": "Kings", "Locality": "Brooklyn", "Place": "Flatbush", "ShipName": null, "Cemetery": NaN, "Art_Site": null, "Slaves": 11.0, "Sm": null, "Sf": null, "Smc": null, "Sfc": null, "E_code": null, "E_last": null, "E_first": null, "E_born": null, "E_died": null, "Fam": null, "E_sibling": null, "E_parent": null, "E_spouse": null, "GenPop": 16.0, "Document": "Census1790", "URL": NaN, "Comment": null, "Tag": null, "Related": null, "Cohort": null, "CountRec": 1}, {"Column": 3071, "State": "NY", "Recnum": 139103, "Type": "Enslaver", "RecYear": "1800-01-01T00:00:00", "O_code": "NY_LottJohn_02", "O_last": "Lott", "O_first": "John", "O_born": null, "O_died": null, "O_Gen": NaN, "A_last": null, "A_first": null, "A_born": null, "A_died": null, "CountyBoro": "Kings", "Locality": "Brooklyn", "Place": "Flatbush", "ShipName": null, "Cemetery": NaN, "Art_Site": null, "Slaves": 3.0, "Sm": null, "Sf": null, "Smc": null, "Sfc": null, "E_code": null, "E_last": null, "E_first": null, "E_born": null, "E_died": null, "Fam": null, "E_sibling": null, "E_parent": null, "E_spouse": null, "GenPop": 6.0, "Document": "Census1800", "URL": NaN, "Comment": null, "Tag": null, "Related": null, "Cohort": null, "CountRec": 1}, {"Column": 3178, "State": "NY", "Recnum": 139336, "Type": "Enslaver", "RecYear": "1820-01-01T00:00:00", "O_code": "NY_LottGeor_01", "O_last": "Lott", "O_first": "George", "O_born": null, "O_died": null, "O_Gen": NaN, "A_last": null, "A_first": null, "A_born": null, "A_died": null, "CountyBoro": "Kings", "Locality": "Brooklyn", "Place": "Flatbush", "ShipName": null, "Cemetery": NaN, "Art_Site": null, "Slaves": 6.0, "Sm": null, "Sf": null, "Smc": null, "Sfc": null, "E_code": null, "E_last": null, "E_first": null, "E_born": null, "E_died": null, "Fam": null, "E_sibling": null, "E_parent": null, "E_spouse": null, "GenPop": 15.0, "Document": "Census1820", "URL": NaN, "Comment": null, "Tag": null, "Related": null, "Cohort": null, "CountRec": 1}, {"Column": 3180, "State": "NY", "Recnum": 139185, "Type": "Enslaver", "RecYear": "1810-01-01T00:00:00", "O_code": "NY_LottJoha_02", "O_last": "Lott", "O_first": "Johannes E", "O_born": null, "O_died": null, "O_Gen": NaN, "A_last": null, "A_first": null, "A_born": null, "A_died": null, "CountyBoro": "Kings", "Locality": "Brooklyn", "Place": "Flatbush", "ShipName": null, "Cemetery": NaN, "Art_Site": null, "Slaves": 9.0, "Sm": null, "Sf": null, "Smc": null, "Sfc": null, "E_code": null, "E_last": null, "E_first": null, "E_born": null, "E_died": null, "Fam": null, "E_sibling": null, "E_parent": null, "E_spouse": null, "GenPop": 15.0, "Document": "Census1810", "URL": NaN, "Comment": null, "Tag": null, "Related": null, "Cohort": null, "CountRec": 1}, {"Column": 3298, "State": "NY", "Recnum": 170885, "Type": "Enslaver", "RecYear": "1755-01-01T00:00:00", "O_code": "NY_LottJaco_01", "O_last": "Lott", "O_first": "Jacobus", "O_born": null, "O_died": null, "O_Gen": NaN, "A_last": null, "A_first": null, "A_born": null, "A_died": null, "CountyBoro": "Kings", "Locality": "Brooklyn", "Place": "Flatbush", "ShipName": null, "Cemetery": NaN, "Art_Site": null, "Slaves": 1.0, "Sm": 1.0, "Sf": null, "Smc": null, "Sfc": null, "E_code": "NY__Sam_15698", "E_last": null, "E_first": "Sam", "E_born": null, "E_died": null, "Fam": null, "E_sibling": null, "E_parent": null, "E_spouse": null, "GenPop": null, "Document": "Conway, Rosanne: Lists of Inhabitants of Colonial New York (Genealogical Publishing, Baltimore, 1979) page  209", "URL": NaN, "Comment": null, "Tag": null, "Related": null, "Cohort": "Addition_20240126", "CountRec": 1}]}}
